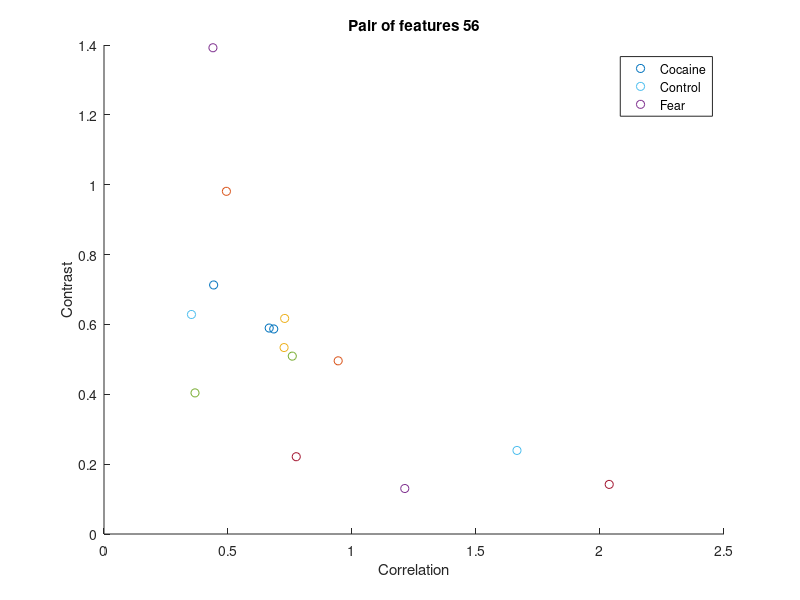
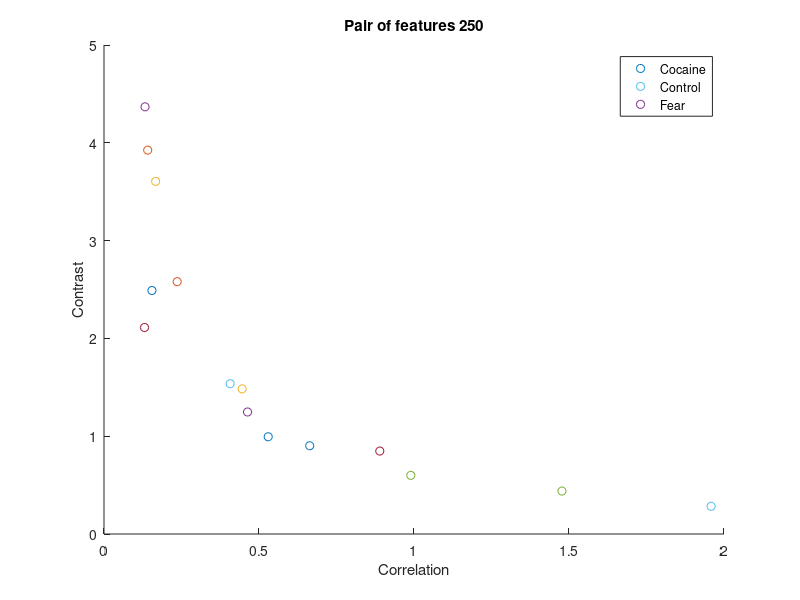
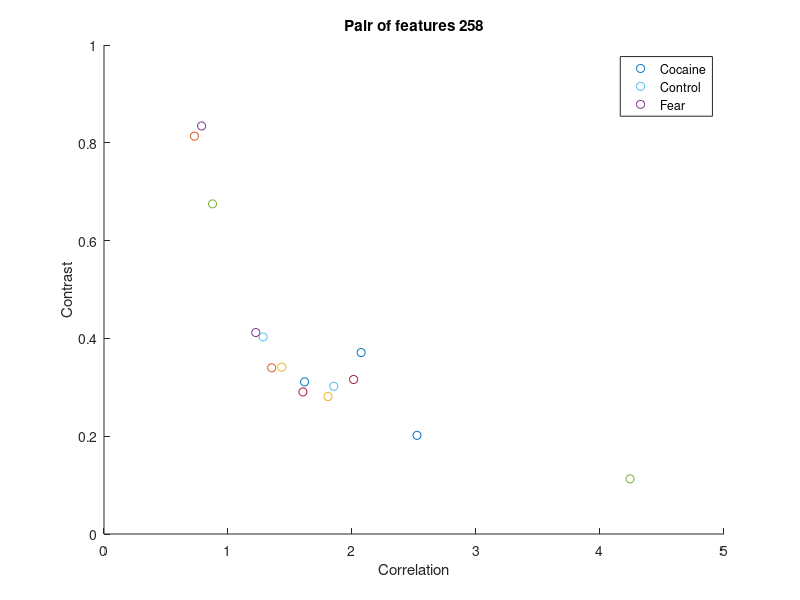
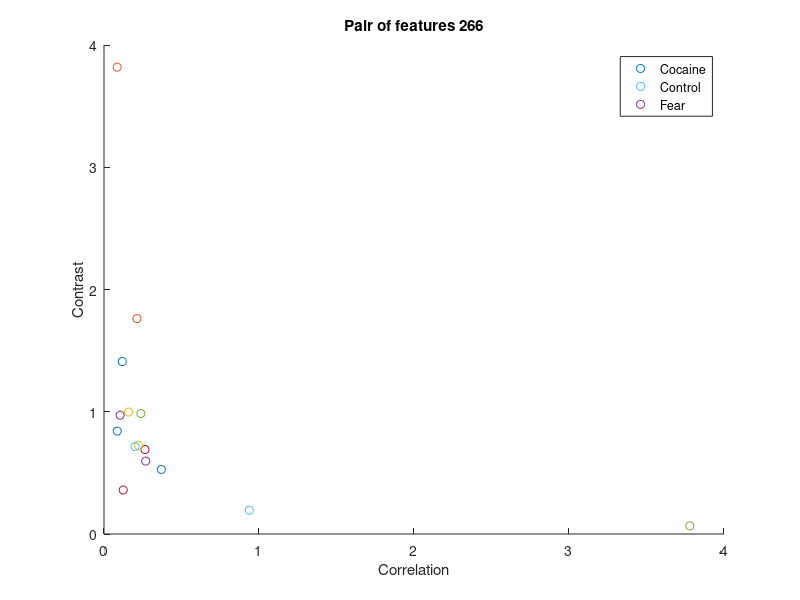

These charts were generated, in order, by the following MATLAB code:
% # DATA description (column description)
% # 0. Class label [0=cocaine | 1=control | 2=fear]
% # 1. Brain number
% # 2. ROI number
% # 3. ROI position X
% # 4. ROI position Y
% # 5. ROI position Z
% # 6. ROI mean
% # 7. ROI std
% # 8. Haralick feature - Energy
% # 9. Haralick feature - Entropy
% # 10. Haralick feature - Correlation
% # 11. Haralick feature - Contrast
% # 12. Haralick feature - Variance
% # 13. Haralick feature - SumMean
% # 14. Haralick feature - Inertia
% # 15. Haralick feature - Cluster Shade
% # 16. Haralick feature - Cluster tendency
% # 17. Haralick feature - Homogeneity
% # 18. Haralick feature - MaxProbability
% # 19. Haralick feature - Inverse Variance

close all;
%Load data
load('brain_173');
load('brain_174');
load('brain_175');
load('brain_177');
load('brain_178'); %Cocaine
load('brain_181');
load('brain_182');
load('brain_189');
load('brain_239');
load('brain_258'); %Control
load('brain_187');
load('brain_188');
load('brain_197');
load('brain_199');
load('brain_200'); %Fear

%Testing for a pair of features - Contrast & Correlation 
for i=1:27
figure(i);
p1=scatter(brain_173(i,11),brain_173(i,12),'ro'); hold on;
p2=scatter(brain_174(i,11),brain_174(i,12),'ro');
p3=scatter(brain_175(i,11),brain_175(i,12),'ro');
p4=scatter(brain_177(i,11),brain_177(i,12),'ro');
p5=scatter(brain_178(i,11),brain_178(i,12),'ro');
p6=scatter(brain_181(i,11),brain_181(i,12),'b.');
p7=scatter(brain_182(i,11),brain_182(i,12),'b.');
p8=scatter(brain_189(i,11),brain_189(i,12),'b.');
p9=scatter(brain_239(i,11),brain_239(i,12),'b.');
p10=scatter(brain_258(i,11),brain_258(i,12),'b.');
p11=scatter(brain_187(i,11),brain_187(i,12),'g*');
p12=scatter(brain_188(i,11),brain_188(i,12),'g*');
p13=scatter(brain_197(i,11),brain_197(i,12),'g*');
p14=scatter(brain_199(i,11),brain_199(i,12),'g*');
p15=scatter(brain_200(i,11),brain_200(i,12),'g*');
xlabel('Correlation');
ylabel('Contrast');
legend([p1,p6,p11],'Cocaine','Control','Fear');
roiname=num2str(brain_173(i,3));
title(sprintf('Pair of features %s',roiname));
end

